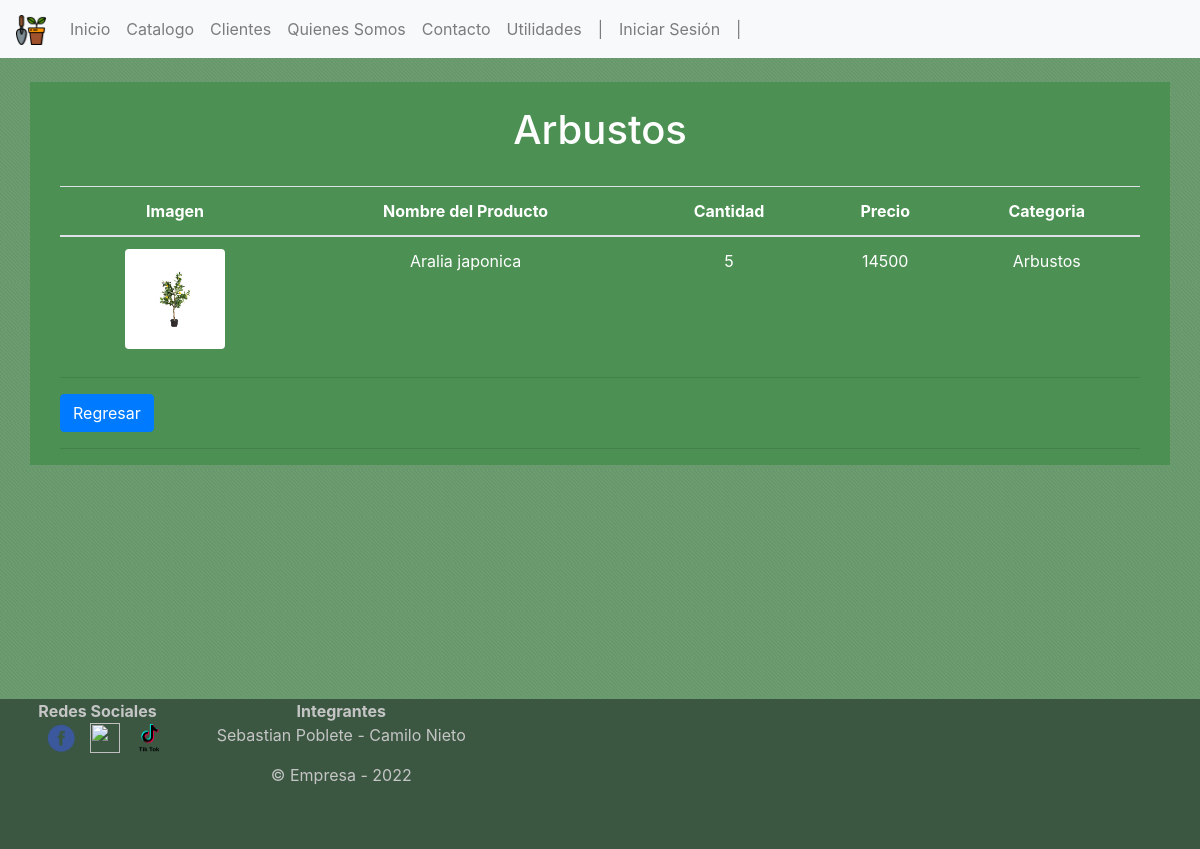
Screenshot of /catalogo_arbusto/ with the database file from the repository.
### Jardineria/models.py (models this page shows, shortened)
class Producto (models.Model):
    foto = models.ImageField(upload_to="Producto", null=True, blank=True)
    nombre = models.CharField(max_length=40 ,primary_key=True, verbose_name='Nombre')
    cantidad = models.IntegerField(verbose_name='Cantidad Disponible')
    precio = models.IntegerField(verbose_name='Precio')
    categoria = models.ForeignKey(Categoria, on_delete=models.CASCADE)

class Categoria (models.Model):
    idCategoria = models.IntegerField(primary_key=True, verbose_name='ID de Categoría')
    nombreCategoria = models.CharField(max_length=40, verbose_name='Nombre de Categoría')
    def __str__(self):
        return self.nombreCategoria

### Jardineria/views.py (the view)
def catalogo_arbusto (request):
    producto = Producto.objects.filter(categoria = 5)
    datos = {
        'producto' : producto
        }
    return render(request, 'Catalogo_arbusto.html',datos)

### Jardineria/templates/Catalogo_arbusto.html (shortened to what this page needs)
<!DOCTYPE html>
<html lang="en">
<head>
    {% load static %}
    <link rel="stylesheet" href="{% static 'css/Estilos.css' %}">
    <link href="{% static 'css/bootstrap.min.css' %}" type="text/css" rel="stylesheet">
    <link rel="stylesheet" href="https://cdn.jsdelivr.net/npm/bootstrap@4.6.1/dist/css/bootstrap.min.css">
</head>
<body>
    <body background="{% static 'img/Imagenes/Color1.png'%}">
    <nav class="navbar navbar-expand-sm navbar-light bg-light">
    {% load static %}
    <a class="navbar-brand" href="#">
        <img src="{% static 'img/Logotipos/Logo.png'%}" width="30" height="30" alt="">
    </a>
    <div class="collapse navbar-collapse" id="opciones">
        <ul class="navbar-nav">
            <li class="nav-item">
                <a class="nav-link" href="{% url 'inicio' %}" onmouseover="style.color = 'green'" onmouseout="style.color= 'grey'">Inicio </a>
            </li>
            <li class="nav-item">
                <a class="nav-link" href="{% url 'catalogo' %}" onmouseover="style.color = 'green'" onmouseout="style.color= 'grey'">Catalogo</a>
            </li>
            <li class="nav-item">
                <a class="nav-link" href="{% url 'galeria_cliente' %}" onmouseover="style.color = 'green'" onmouseout="style.color= 'grey'">Clientes</a>
            </li>
            <li class="nav-item">
                <a class="nav-link" href="{% url 'somos' %}" onmouseover="style.color = 'green'" onmouseout="style.color= 'grey'">Quienes Somos</a>
            </li>
            <li class="nav-item">
                <a class="nav-link" href="{% url 'contacto' %}" onmouseover="style.color = 'green'" onmouseout="style.color= 'grey'">Contacto</a>
            </li>
            <li class="nav-item">
                <a class="nav-link" href="{% url 'utilidades' %}" onmouseover="style.color = 'green'" onmouseout="style.color= 'grey'">Utilidades</a>
            </li>
            {% if user.is_authenticated %}
            <li class="nav-item">
                <a class="nav-link" href="#" onmouseover="style.color = 'green'" onmouseout="style.color= 'grey'">|</a>
            </li>
            <li class="nav-item">
                <a class="nav-link" href="{% url 'inventario' %}" onmouseover="style.color = 'green'" onmouseout="style.color= 'grey'">Productos</a>
            <li class="nav-item">
                <a class="nav-link" href="{% url 'peticiones_contacto' %}" onmouseover="style.color = 'green'" onmouseout="style.color= 'grey'">Peticiones</a>
            </li>
            <li class="nav-item">
                <a class="nav-link" href="{% url 'cliente' %}" onmouseover="style.color = 'green'" onmouseout="style.color= 'grey'">Cliente</a>
            </li>
            <li class="nav-item">
                <a class="nav-link" href="#" onmouseover="style.color = 'green'" onmouseout="style.color= 'grey'">|</a>
            </li>
            <a class="nav-link" href="{% url 'logout' %}" onmouseover="style.color = 'green'" onmouseout="style.color= 'grey'">Cerrar Sesión</a>
            <li class="nav-item">
                <a class="nav-link" href="#" onmouseover="style.color = 'green'" onmouseout="style.color= 'grey'">|</a>
            </li>
            <li class="nav-item">
                <a class="nav-link" href="#" onmouseover="style.color = 'green'" onmouseout="style.color= 'grey'">Usuario: {{user.username}}</a>
            </li>
            {% else %}
            <li class="nav-item">
                <a class="nav-link" href="#" onmouseover="style.color = 'green'" onmouseout="style.color= 'grey'">|</a>
            </li>
            <a class="nav-link" href="{% url 'login' %}" onmouseover="style.color = 'green'" onmouseout="style.color= 'grey'">Iniciar Sesión</a>
            {% endif %}
            <li class="nav-item">
                <a class="nav-link" href="#" onmouseover="style.color = 'green'" onmouseout="style.color= 'grey'">|</a>
            </li>
        </ul>
    </div>
    </nav>
    <br>
<div class="container ColorContacto2" >
    <br>
    <div style="overflow-x:auto;" class="container">
        <h1 class="colorRG">Arbustos</h1>
        <br>
        <table class="table">
            <thead class="colorRG">
                <tr>
                    <th>Imagen</th>
                    <th>Nombre del Producto </th>
                    <th>Cantidad </th>
                    <th>Precio </th>
                    <th>Categoria</th>
                </tr>
            </thead>
            <tbody class="colorRG">
            {% for pro in producto %}
                <tr>
                    <td>{% if pro.foto %}
                    <img src="{{ pro.foto.url}}" class="rounded"width="100" height="100">
                    {% endif %}</td>
                    <td>{{ pro.nombre }}</td>
                    <td>{{ pro.cantidad }}</td>
                    <td>{{ pro.precio }}</td>
                    <td>{{ pro.categoria }}</td>
                </tr>
            {% endfor %}
            </tbody>
        </table>
        <hr>
        <a href= "{% url 'catalogo' %}" class="btn btn-primary" value="Limpiar">Regresar</a>
        <br>
        <hr>
    </div>
</div>
        <br>
        <br>
        <br>
        <br>
        <br>
        <br>
        <br>
        <br>
        <br>
        <br>
        <br>
        <br>
        <br>
        <br>
        <br>
        <br>
  <footer>
    <div class="row col-12">
        <div class="col-lg-2">
          <strong> Redes Sociales</strong>
            <div class="center-block">
              <a href="#"><img  src="{% static 'img/Logotipos/Facebook.png'%}"  alt="" width="30px" height="30px" style=" margin-left: 15px;">  </a>
              <a href="#"><img  src="{% static 'img/Logotipos/Instagram.png'%}" alt="" width="30px" height="30px" style=" margin-left: 10px;">  </a>
              <a href="#"><img  src="{% static 'img/Logotipos/TikTok.png'%}"    alt="" width="30px" height="30px" style=" margin-left: 10px;">  </a>
            </div>
        </div>
            <div class="col-lg-3">
                <strong>Integrantes</strong>
                <P>Sebastian Poblete - Camilo Nieto </P>
                <p>&copy; Empresa - 2022</p>
            </div>
        </div>
  </footer>
</body>
</html>

### Jardineria/static/css/estilos.css (style rules this page uses)
html { min-height: 100%; position: relative; }
body { margin: 0; margin-bottom: 40px; }
footer { background-color: #3b5742; position: absolute; height: 150px; bottom: 0; width: 100%; margin-top: 5px; color: #c5c5c5; text-align: center; }
.ColorContacto2 { background-color: #4c9153; color: rgb(255, 255, 255); }
.colorRG { color: white; text-align: center; }

### rows the page displays
Producto: foto (picture), nombre "Aralia japonica", cantidad "5", precio "14500", categoria "Arbustos"
